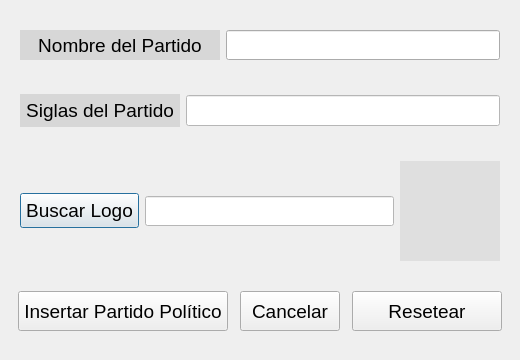
<?xml version="1.0" encoding="UTF-8"?>
<ui version="4.0">
 <class>introducirPartido</class>
 <widget class="QDialog" name="introducirPartido">
  <property name="geometry">
   <rect>
    <x>0</x>
    <y>0</y>
    <width>520</width>
    <height>360</height>
   </rect>
  </property>
  <property name="sizePolicy">
   <sizepolicy hsizetype="Preferred" vsizetype="Fixed">
    <horstretch>0</horstretch>
    <verstretch>0</verstretch>
   </sizepolicy>
  </property>
  <property name="minimumSize">
   <size>
    <width>520</width>
    <height>360</height>
   </size>
  </property>
  <property name="maximumSize">
   <size>
    <width>520</width>
    <height>360</height>
   </size>
  </property>
  <property name="font">
   <font>
    <pointsize>14</pointsize>
   </font>
  </property>
  <property name="windowTitle">
   <string>Insertar un Partido</string>
  </property>
  <layout class="QGridLayout" name="gridLayout">
   <item row="0" column="0">
    <layout class="QHBoxLayout" name="horizontalLayout" stretch="1,0">
     <property name="leftMargin">
      <number>9</number>
     </property>
     <property name="topMargin">
      <number>9</number>
     </property>
     <property name="rightMargin">
      <number>9</number>
     </property>
     <property name="bottomMargin">
      <number>9</number>
     </property>
     <item>
      <widget class="QLabel" name="label">
       <property name="sizePolicy">
        <sizepolicy hsizetype="Preferred" vsizetype="Fixed">
         <horstretch>0</horstretch>
         <verstretch>0</verstretch>
        </sizepolicy>
       </property>
       <property name="minimumSize">
        <size>
         <width>200</width>
         <height>30</height>
        </size>
       </property>
       <property name="maximumSize">
        <size>
         <width>200</width>
         <height>30</height>
        </size>
       </property>
       <property name="font">
        <font>
         <pointsize>14</pointsize>
        </font>
       </property>
       <property name="styleSheet">
        <string notr="true">background-color: rgba(199, 199, 199, 150);</string>
       </property>
       <property name="text">
        <string>Nombre del Partido</string>
       </property>
       <property name="alignment">
        <set>Qt::AlignCenter</set>
       </property>
      </widget>
     </item>
     <item>
      <widget class="QLineEdit" name="inputNombre">
       <property name="minimumSize">
        <size>
         <width>0</width>
         <height>30</height>
        </size>
       </property>
       <property name="maximumSize">
        <size>
         <width>16777215</width>
         <height>30</height>
        </size>
       </property>
       <property name="font">
        <font>
         <pointsize>14</pointsize>
        </font>
       </property>
       <property name="cursor">
        <cursorShape>PointingHandCursor</cursorShape>
       </property>
      </widget>
     </item>
    </layout>
   </item>
   <item row="1" column="0">
    <layout class="QHBoxLayout" name="horizontalLayout_2">
     <property name="leftMargin">
      <number>9</number>
     </property>
     <property name="topMargin">
      <number>9</number>
     </property>
     <property name="rightMargin">
      <number>9</number>
     </property>
     <property name="bottomMargin">
      <number>9</number>
     </property>
     <item>
      <widget class="QLabel" name="label_2">
       <property name="minimumSize">
        <size>
         <width>160</width>
         <height>0</height>
        </size>
       </property>
       <property name="maximumSize">
        <size>
         <width>160</width>
         <height>16777215</height>
        </size>
       </property>
       <property name="font">
        <font>
         <pointsize>14</pointsize>
        </font>
       </property>
       <property name="styleSheet">
        <string notr="true">background-color: rgba(199, 199, 199, 150); padding: 5;</string>
       </property>
       <property name="text">
        <string>Siglas del Partido</string>
       </property>
       <property name="alignment">
        <set>Qt::AlignCenter</set>
       </property>
      </widget>
     </item>
     <item>
      <widget class="QLineEdit" name="inputSiglas">
       <property name="minimumSize">
        <size>
         <width>0</width>
         <height>30</height>
        </size>
       </property>
       <property name="font">
        <font>
         <pointsize>14</pointsize>
        </font>
       </property>
       <property name="cursor">
        <cursorShape>PointingHandCursor</cursorShape>
       </property>
       <property name="styleSheet">
        <string notr="true">background-color: rgb(255, 255, 255); </string>
       </property>
      </widget>
     </item>
    </layout>
   </item>
   <item row="2" column="0">
    <layout class="QHBoxLayout" name="horizontalLayout_3">
     <property name="leftMargin">
      <number>9</number>
     </property>
     <property name="topMargin">
      <number>9</number>
     </property>
     <property name="rightMargin">
      <number>9</number>
     </property>
     <property name="bottomMargin">
      <number>9</number>
     </property>
     <item>
      <widget class="QPushButton" name="botonLogo">
       <property name="font">
        <font>
         <pointsize>14</pointsize>
        </font>
       </property>
       <property name="cursor">
        <cursorShape>PointingHandCursor</cursorShape>
       </property>
       <property name="styleSheet">
        <string notr="true">padding: 5;</string>
       </property>
       <property name="text">
        <string>Buscar Logo</string>
       </property>
      </widget>
     </item>
     <item>
      <widget class="QLineEdit" name="inputLogo">
       <property name="minimumSize">
        <size>
         <width>0</width>
         <height>30</height>
        </size>
       </property>
       <property name="font">
        <font>
         <pointsize>14</pointsize>
        </font>
       </property>
       <property name="styleSheet">
        <string>background-color: rgb(255, 255, 255); padding: 0 5;</string>
       </property>
       <property name="inputMethodHints">
        <set>Qt::ImhUrlCharactersOnly</set>
       </property>
       <property name="readOnly">
        <bool>true</bool>
       </property>
      </widget>
     </item>
     <item>
      <widget class="QLabel" name="labelLogo">
       <property name="sizePolicy">
        <sizepolicy hsizetype="Fixed" vsizetype="Fixed">
         <horstretch>0</horstretch>
         <verstretch>0</verstretch>
        </sizepolicy>
       </property>
       <property name="minimumSize">
        <size>
         <width>100</width>
         <height>100</height>
        </size>
       </property>
       <property name="maximumSize">
        <size>
         <width>100</width>
         <height>100</height>
        </size>
       </property>
       <property name="styleSheet">
        <string notr="true">background-color: rgb(223, 223, 223);</string>
       </property>
       <property name="text">
        <string/>
       </property>
       <property name="alignment">
        <set>Qt::AlignCenter</set>
       </property>
      </widget>
     </item>
    </layout>
   </item>
   <item row="3" column="0">
    <layout class="QHBoxLayout" name="horizontalLayout_4">
     <property name="spacing">
      <number>10</number>
     </property>
     <property name="leftMargin">
      <number>5</number>
     </property>
     <property name="topMargin">
      <number>5</number>
     </property>
     <property name="rightMargin">
      <number>5</number>
     </property>
     <property name="bottomMargin">
      <number>5</number>
     </property>
     <item>
      <widget class="QPushButton" name="botonAceptar">
       <property name="sizePolicy">
        <sizepolicy hsizetype="Minimum" vsizetype="Fixed">
         <horstretch>0</horstretch>
         <verstretch>0</verstretch>
        </sizepolicy>
       </property>
       <property name="minimumSize">
        <size>
         <width>210</width>
         <height>40</height>
        </size>
       </property>
       <property name="maximumSize">
        <size>
         <width>210</width>
         <height>40</height>
        </size>
       </property>
       <property name="cursor">
        <cursorShape>PointingHandCursor</cursorShape>
       </property>
       <property name="text">
        <string>Insertar Partido Político</string>
       </property>
      </widget>
     </item>
     <item>
      <widget class="QPushButton" name="botonCancelar">
       <property name="minimumSize">
        <size>
         <width>100</width>
         <height>40</height>
        </size>
       </property>
       <property name="maximumSize">
        <size>
         <width>100</width>
         <height>40</height>
        </size>
       </property>
       <property name="text">
        <string>Cancelar</string>
       </property>
      </widget>
     </item>
     <item>
      <widget class="QPushButton" name="botonResetear">
       <property name="minimumSize">
        <size>
         <width>150</width>
         <height>40</height>
        </size>
       </property>
       <property name="maximumSize">
        <size>
         <width>150</width>
         <height>40</height>
        </size>
       </property>
       <property name="cursor">
        <cursorShape>PointingHandCursor</cursorShape>
       </property>
       <property name="text">
        <string>Resetear</string>
       </property>
      </widget>
     </item>
    </layout>
   </item>
  </layout>
 </widget>
 <resources/>
 <connections/>
</ui>
